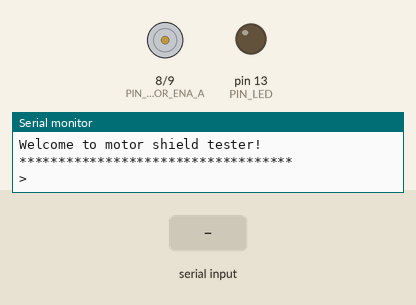
A sketch run on a simulated Arduino Uno, built with avr-gcc and run on an emulated ATmega328P. On the bench: motor-driver pin pairs drawn as motors (green arrow = first pin HIGH = forward, orange = second pin HIGH = backward, longer = more drive, scaled by the enable pin), output pins drawn as LEDs (lit = HIGH), the last lines printed to the serial monitor. The test bench sets the inputs (shaded band).

Above: at 1.2 s.
1.3 s: "90,45\n" received over Serial
At 1.8 s:
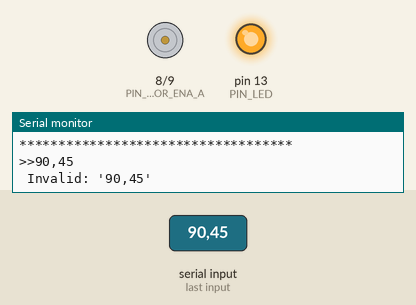
2.8 s: "5\n" received over Serial
At 4.0 s:
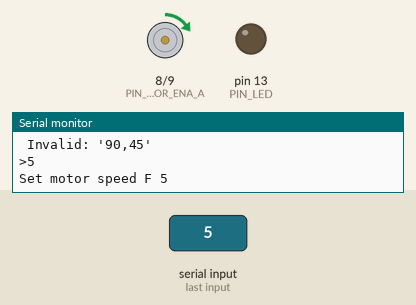
4.3 s: "90\n" received over Serial
At 5.2 s:
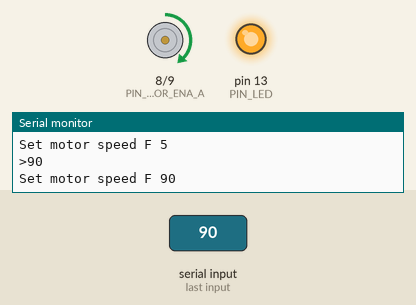
5.8 s: "200\n" received over Serial
At 6.3 s:
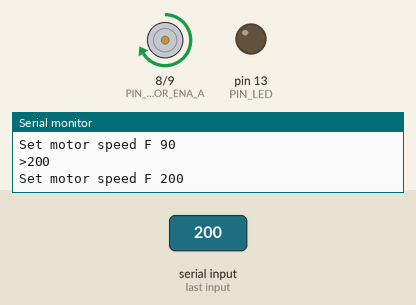
7.3 s: "30,150\n" received over Serial
At 7.6 s:
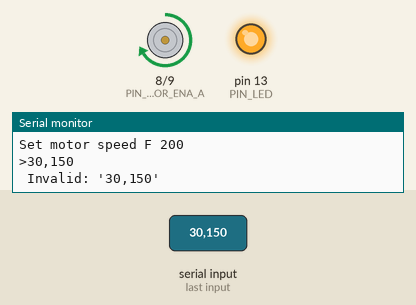
Timing chart, 0 to 9.8 s (numbered marks = the images above; inputs shaded):
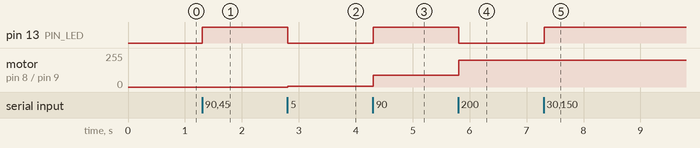

The sketch:

test_motorshield.ino
```cpp
//
// This example code works with "ROBOTDYN" shield "Motorshield-L298P/2A/2M"
//
// Open serial port and and use +X and -X values to control the speed of the motor
//

static const int PIN_LED=13;

static const int PIN_MOTOR_ENA_A = 8;
static const int PIN_MOTOR_ENA_B = 9;
static const int PIN_MOTOR_SPEED = 10;

void set_motor_state( int value )
{
   int ena_a = 0;
   int ena_b = 0;
   if ( value == 0 )
   {
     Serial.write("Set motor stop\n");
   }
   else
   {
     Serial.write("Set motor speed ");


     if ( value < 0 )
     {
       ena_b = 1;
       ena_a = 0;
       value = -value;
       Serial.print("R ");
     }
     else
     {
       Serial.print("F ");
       ena_b = 0;
       ena_a = 1;
     }

     Serial.print(value);
     Serial.write("\n");
   }
   digitalWrite(PIN_MOTOR_ENA_A, ena_a );
   digitalWrite(PIN_MOTOR_ENA_B, ena_b );
   analogWrite(PIN_MOTOR_SPEED, value );
}


void setup() {
  // initialize serial:
  Serial.begin(9600);
  pinMode(PIN_LED, OUTPUT);
  pinMode(PIN_MOTOR_ENA_A, OUTPUT);
  pinMode(PIN_MOTOR_ENA_B, OUTPUT);

  set_motor_state( 0 );
  Serial.write("***********************************\n");
  Serial.write("Welcome to motor shield tester!\n");
  Serial.write("***********************************\n");
  Serial.write( ">" );
}


bool process_number( const char* buffer, int buffer_n, int* convert )
{
    char* end_ptr;
    int value = strtol( (const char*)buffer, &end_ptr, 10  );
    if ( end_ptr != buffer + buffer_n )
    {
        Serial.write(" Invalid: '" );
        Serial.write( (const char*)buffer);
        Serial.write("'\n");
        return false;
    }

    *convert = value;
    return true;
}

char* receive_serial( int* buffer_len)
{
  static char buffer[64];
  static int loop = 0;

  // if there's any serial available, read it:
  while (Serial.available() > 0)
  {
    // do it again:
    buffer[ loop ] = Serial.read();

    if (buffer[loop] == '\n')
    {
      buffer[loop] = 0x00;
      *buffer_len = loop;
      loop = 0;
      return buffer;
    }

    loop += 1;
    if ( loop >= 64 )
    {
      Serial.write("E: Too long line\n");
      loop = 0;
    }

  }
  return NULL;
}


void loop() {

  static bool state = 0;
  digitalWrite(PIN_LED, state);


  int   input_n = 0;
  char* input = receive_serial( &input_n );

  if ( input == NULL )
     return;

  Serial.write(">");
  Serial.write(input);
  Serial.write("\n");

  if ( input_n == 0 )
    return;

  int value;
  if ( process_number(input, input_n, &value ) == true )
  {
     // We got proper number, set motor output
     set_motor_state( value );
  }
  state = !state;

}
```

Measured:
- after the input at 1.3 s, pin 13 (PIN_LED): LOW → HIGH at once
- after the input at 2.8 s, pin 13 (PIN_LED): HIGH → LOW at once; motor on pin 8 (PIN_MOTOR_ENA_A) / pin 9 (PIN_MOTOR_ENA_B): stopped → forward 5/255 at once
- after the input at 4.3 s, pin 13 (PIN_LED): LOW → HIGH at once; motor on pin 8 (PIN_MOTOR_ENA_A) / pin 9 (PIN_MOTOR_ENA_B): forward 5/255 → forward 90/255 at once
- after the input at 5.8 s, pin 13 (PIN_LED): HIGH → LOW at once; motor on pin 8 (PIN_MOTOR_ENA_A) / pin 9 (PIN_MOTOR_ENA_B): forward 90/255 → forward 200/255 at once
- after the input at 7.3 s, pin 13 (PIN_LED): LOW → HIGH at once
